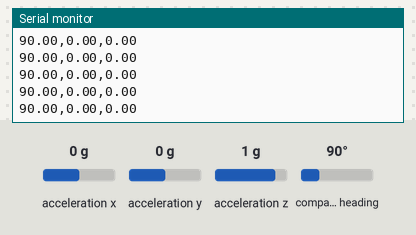
A sketch run on a simulated Arduino Uno, built with avr-gcc and run on an emulated ATmega328P. On the bench: the last lines printed to the serial monitor. Inputs (shaded band) come from the test bench; at power-on: acceleration z 1 g, acceleration x 0 g, acceleration y 0 g, compass heading 90°.

Above: at 3.7 s.
3.8 s: acceleration z set to -1.4 g
At 3.87 s:
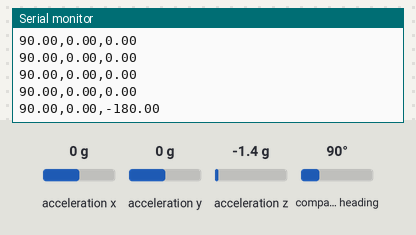
6.8 s: acceleration x set to -1.4 g
At 6.8 s:
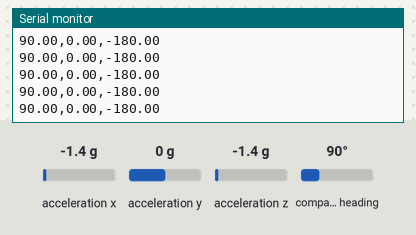
8.3 s: acceleration y set to -1.4 g
At 8.37 s:
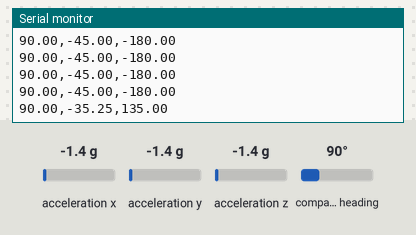
9.8 s: compass heading set to 7°
At 9.84 s:
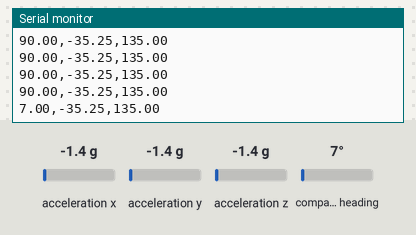
Timing chart, 0 to 12.3 s (numbered marks = the images above; inputs shaded):
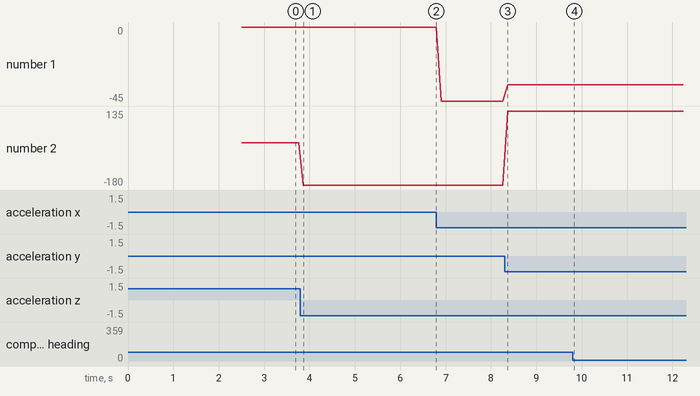

The sketch:

orientation.ino
```cpp
/*
   Name: Miguel Tamayo
   Date: 06/13/2022

   Orientation.ino
   File to test relative orientation of the BNO055 module
   Relative Orientation means that the orientation is zeroed
   out at the point of start of the sensor instead of the magnetic
   fields of Earth


   Before using this, the sensor has to be calibrated using
   the restore_offsets example from the BNO055 library
*/


#include <Wire.h>
#include <Adafruit_Sensor.h>
#include <Adafruit_BNO055.h>
#include <utility/imumaths.h>
#include <EEPROM.h>

/*
   Connections
   SCL -> A5
   SDA -> A4
   VDD -> 3-5V DC
   GND -> Common Ground
*/


// Set the delay between fresh samples
#define BNO055_SAMPLERATE_DELAY_MS (100)

// bno055 instance                    ID ADDRESS
Adafruit_BNO055 bno = Adafruit_BNO055(8, 0x28);

/*
   setup function (runs on start up)
*/
void setup() {
  Serial.begin(9600); // communication baud rate
//  Serial.println("BNO055 Relative Orientation Test"); Serial.println("");
  delay(1000);

  // change the mode of the sensor to IMU (relative position)
  // initialize the sensor with relative position
  if (!bno.begin(bno.OPERATION_MODE_IMUPLUS))
  {
    /* There was a problem detecting the BNO055 ... check your connections */
    Serial.print("Ooops, no BNO055 detected ... Check your wiring or I2C ADDR!");
    while (1);
  }

  int eeAddress = 0;
  long bnoID = 8;

  EEPROM.get(eeAddress, bnoID);

  adafruit_bno055_offsets_t calibrationData;
  sensor_t sensor;

  // check for the sensor's calibration data in memory
  bno.getSensor(&sensor);
  if (bnoID != sensor.sensor_id)
  {
    delay(500);
  }
  else
  {
    eeAddress += sizeof(long);
    EEPROM.get(eeAddress, calibrationData);
    bno.setSensorOffsets(calibrationData);
  }

  delay(1000);

  bno.setExtCrystalUse(true);

  sensors_event_t event;
  bno.getEvent(&event);
}

void loop() {
  /* Get a new sensor event */
  sensors_event_t event;
  bno.getEvent(&event);

  imu::Vector<3> euler = bno.getVector(Adafruit_BNO055::VECTOR_EULER);

  Serial.print(euler.x()); Serial.print(","); Serial.print(euler.y()); Serial.print(","); Serial.println(euler.z());

  delay(BNO055_SAMPLERATE_DELAY_MS);
}
```

Measured:
- after the input at 3.8 s, the serial monitor: prints a new line after 0.07 s (image 1)
- after the input at 8.3 s, the serial monitor: prints a new line after 0.07 s (image 3)
- after the input at 9.8 s, the serial monitor: prints a new line at once (image 4)
- plotted number 1: 0 → -45 after the input at 6.8 s, -45 → -35.25 after the input at 8.3 s
- plotted number 2: 0 → -180 after the input at 3.8 s, -180 → 135 after the input at 8.3 s
